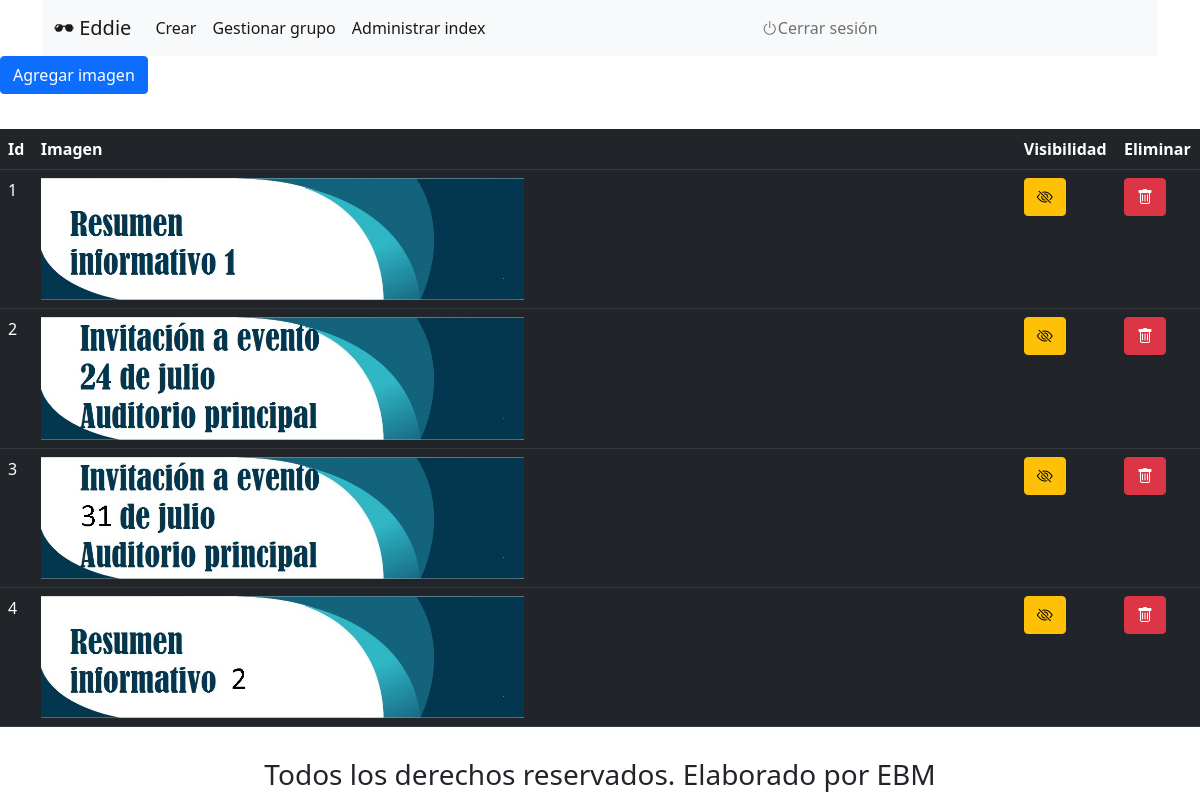
The page /administrarIndex.php (signed in) on the database its author committed.
### tables this page shows
create table Carrusel(
	idCarrusel int AUTO_INCREMENT primary key,
    imagen varchar(50),
	visible tinyint
);

### administrarIndex.php (the view)
<?php
	include "inicio.php";
	if($_SESSION['rolUsuario']!='administrador'):
		header('Location: inicio.php');
	else:
		require_once "conexionBD.php";
		try{
			if($conexion->connect_errno){
				die('Error de conexión');
			}else{
				$datos = $conexion ->query("Select * from carrusel");
				echo "
				<a href='crearNuevaImagen.php'>
					<button type='button' class='btn btn-primary'>
						Agregar imagen
					</button>
				</a>
				<table class='table table-dark table-hover' style='margin-top:35px'>
					<tr>
						<th>Id</th>
						<th>Imagen</th>
						<th>Visibilidad</th>
						<th>Eliminar</th>
					</tr>
				";
				while($fila = $datos->fetch_array()){
					echo "
						<tr>
							<td>$fila[idCarrusel]</td>
							<td><img src='$fila[imagen]' width='50%'></td>
							<td>";
								if($fila['visible']==1):
									$miClase= array(
										'icono'=>'eye-slash',
										'clase'=>'warning',
									);
								else:
									$miClase= array(
										'icono'=>'eye',
										'clase'=>'success'
									);
								endif;
								echo "
								<a href='cambiarVisibilidad.php?idCarrusel=$fila[idCarrusel]&visibilidad=$fila[visible]'>
									<button type='button' class='btn btn-$miClase[clase]'>
										<i class='bi bi-$miClase[icono]'></i>
									</button>
								</a>";
					echo"
							</td>
							<td>
							<button type='button' class='btn btn-danger'>
									<i class='bi bi-trash'></i>
								</button>
							</td>
						</tr>
							";
				}
				echo "</table>";
			}
		}catch(Exception $e){
			echo $e->getMessage();
		}
	endif;
	require_once "piePagina.php";
?>

### inicio.php (shortened to what this page needs)
<!DOCTYPE html>
<html lang="en">
<head>
	<link rel="stylesheet" href="https://cdn.jsdelivr.net/npm/bootstrap-icons@1.5.0/font/bootstrap-icons.css">
    <link href="https://cdn.jsdelivr.net/npm/bootstrap@5.0.1/dist/css/bootstrap.min.css" rel="stylesheet">
</head>
<body>
	<div class="container">
	<?php
		if(isset($_SESSION['usuario'])):
            echo "
            <nav class='navbar navbar-expand-lg navbar-light bg-light'>
                <div class='container-fluid'>
                    <a class='navbar-brand' href='#'><i class='bi bi-sunglasses'></i>
$_SESSION[usuario]</a>
                    <button class='navbar-toggler' type='button' data-bs-toggle='collapse' data-bs-target='#navbarSupportedContent' aria-controls='navbarSupportedContent' aria-expanded='false' aria-label='Toggle navigation'>
                        <span class='navbar-toggler-icon'></span>
                    </button>
                    <div class='collapse navbar-collapse' id='navbarSupportedContent'>
                        <ul class='navbar-nav me-auto mb-2 mb-lg-0'>
            ";
            if($_SESSION['rolUsuario']=='administrador'):
                $datosMenu = array(
					'Crear' => 'seleccionarCrearUsuarios',
					'Gestionar grupo' => 'gestionarGrupo',
					'Administrar index' => 'administrarIndex'
				);
            elseif($_SESSION['rolUsuario']=='estudiante'):
                $datosMenu = array(
					'Ver actividades' => 'verActividades',
					'Ver noticias' => 'verNoticias',
					'Ver diplomados' => 'diplomados',
				);
            elseif($_SESSION['rolUsuario']=='profesor'):
			  $datosMenu = array(
					'Crear actividades' => 'crearActividades',
					'Calificar Actividades' => 'calificarActividades',
					'Ver Notas' => 'verNotas'
				);
            endif;
			foreach ($datosMenu as $menu => $pagina):
				echo"
                    <li class='nav-item'>
                        <a class='nav-link active' aria-current='page' href='$pagina.php'>$menu</a>
                    </li>";
			endforeach;
	?>
			</ul>
			<ul class='navbar-nav me-auto mb-2 mb-lg-0 text-end'>
				<li class="nav-item">
				  <a class="nav-link" href="cerrarSesion.php"><i class='bi bi-power'></i>Cerrar sesión</a>
				</li>
			  </ul>
			</div>
		  </div>
		</nav>
<?php
    endif;
	include 'piePagina.php';
?>

### piePagina.php (shortened to what this page needs)
			<h3 class="text-center fixed-bottom">Todos los derechos reservados. Elaborado por EBM</h3>
		</div>
	</body>
</html>

### rows shown on the page
carrusel: idCarrusel "1", imagen (picture)
carrusel: idCarrusel "2", imagen (picture)
carrusel: idCarrusel "3", imagen (picture)
carrusel: idCarrusel "4", imagen (picture)

### other values the page prints
$_SESSION[usuario] "Eddie"
$menu "Crear"
$menu "Gestionar grupo"
$menu "Administrar index"
